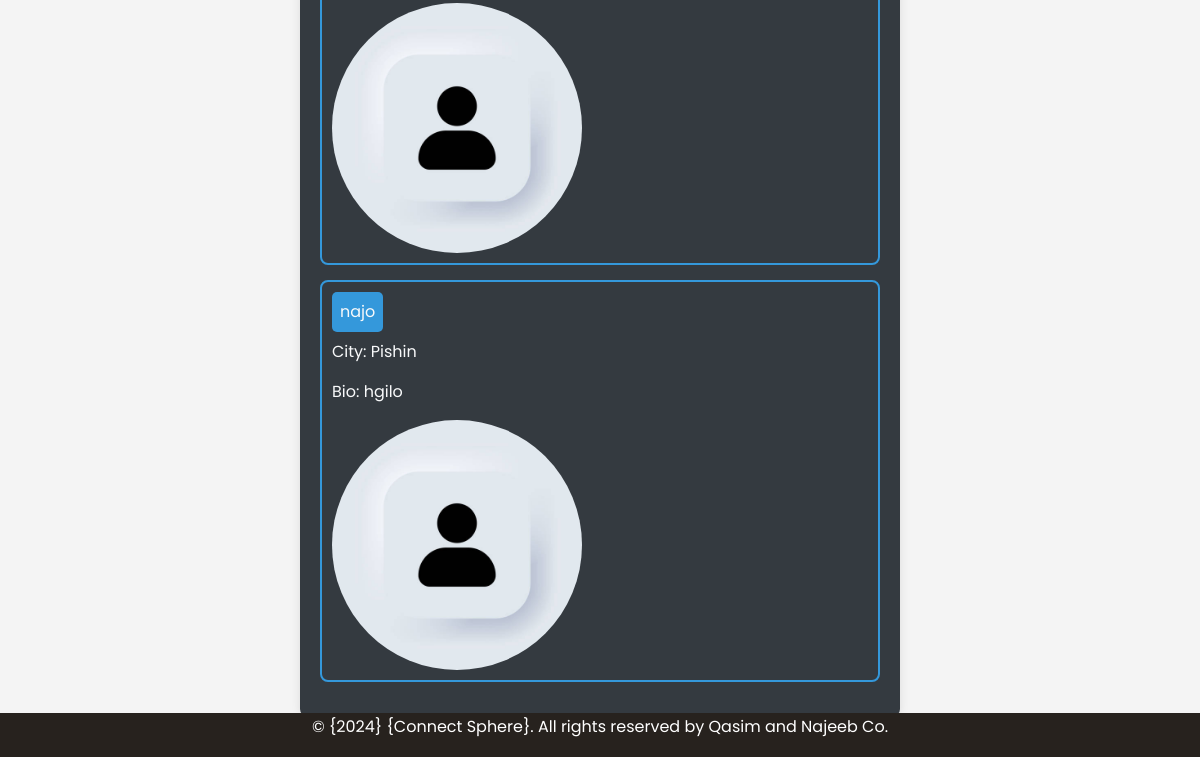
/posts/List_profile/ (lower part), run on an earlier commit of the app's database.
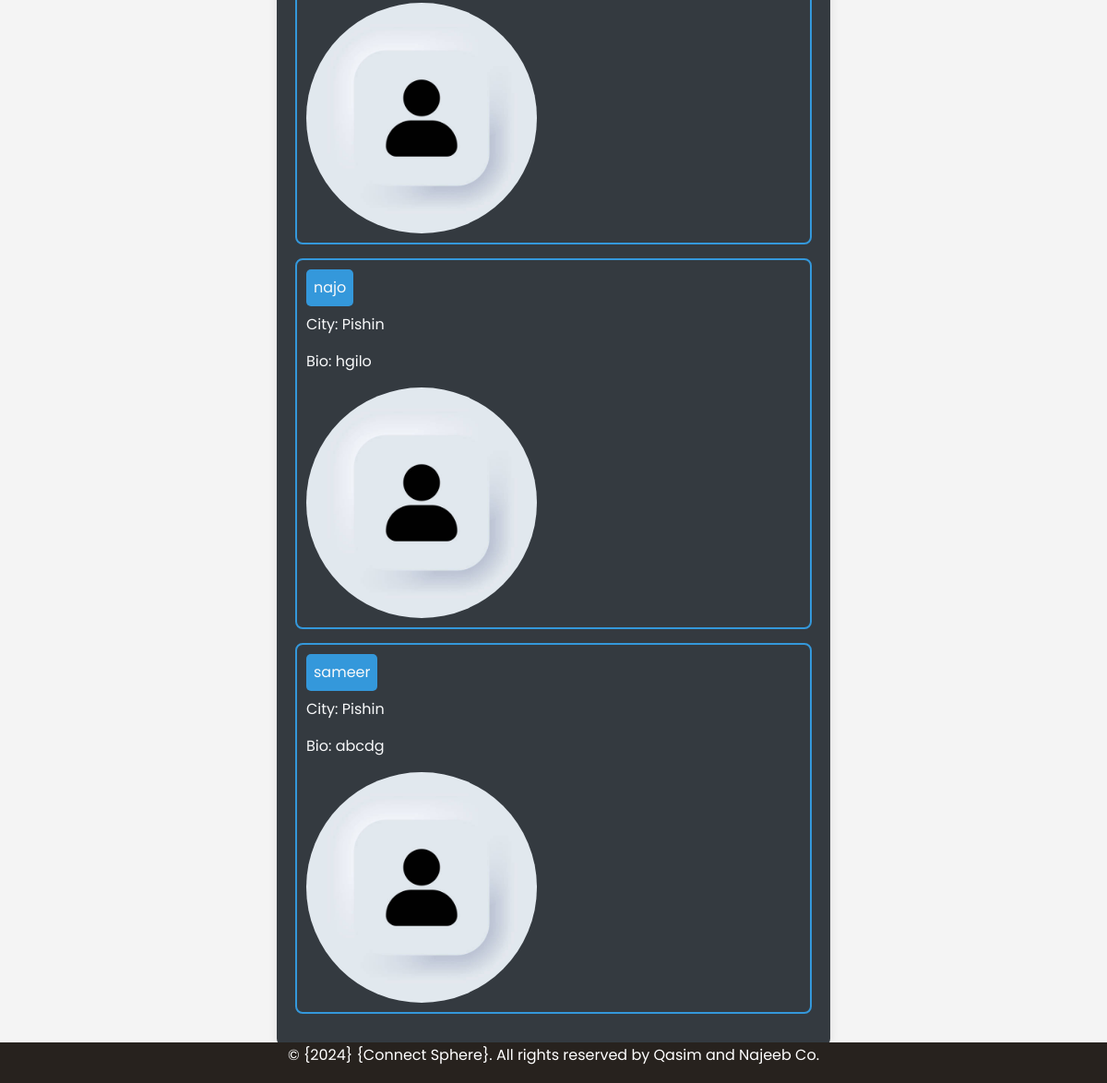
And on a later commit of the database.
### posts/models.py (models this page shows, shortened)
class Profile(models.Model):
    user = models.OneToOneField(User, on_delete= models.CASCADE, default= '11' )
    date_of_birth = models.DateField()
    city = models.CharField(max_length=200)
    bio = models.TextField()
    profile_pic = models.ImageField(upload_to='images/', blank=True, null=True)

### users/models.py (models this page shows)
class User(AbstractUser):
    pass

### posts/views.py (the view)
# urls.py: path('List_profile/',  List_profile.as_view(), name=' List_profile'),
class List_profile(ListView):
    model = Profile
    feilds = '__all__'
    template_name = 'posts/List_profile.html'

### posts/templates/posts/List_profile.html (shortened to what this page needs)
{% extends 'base.html' %}
{% block content %}
<!DOCTYPE html>
<html lang="en">
<head>
</head>
<body>
    <div class="user-list-container bg-dark">
        {% for object in object_list %}
            <div class="user-comment">
                <div class="user-name text-light">{{ object.user }}</div>
                <p class='text-light'>City: {{ object.city }}</p>
                <p class='text-light'>Bio: {{ object.bio | slice:":5" }}</p>
                <img src="/media/{{object.profile_pic}}" style="width: 250px; height: 250px; border-radius: 50%;" alt="user profile image">
            </div>
        {% endfor %}
    </div>
</body>
</html>
{% endblock %}

### templates/base.html (shortened to what this page needs)
{% load static %}
<!DOCTYPE html>
<html lang="en">
<head>
    <link rel="stylesheet" href="https://maxcdn.bootstrapcdn.com/bootstrap/4.0.0/css/bootstrap.min.css"
 />
    <link rel="stylesheet" href="{% static 'css/footer.css' %}">
    <link rel="stylesheet" href="{% static 'css/navbar.css' %}">
    <link href='https://unpkg.com/boxicons@2.1.1/css/boxicons.min.css' rel='stylesheet'>
</head>
<body>
    <main>
        {% block content %}{% endblock %}
    </main>
    <footer style="background-color: #27221e; color: white;">
        <p>&copy; {2024} {Connect Sphere}. All rights reserved by Qasim and Najeeb Co.
    </footer>
</body>
</html>

### static/css/footer.css (style rules this page uses)
body { margin: 0; padding: 0; font-family: Arial, sans-serif; min-height: 100vh; display: flex; flex-direction: column; }
main { flex: 1; padding: 20px; }
footer { background-color: #27221e; color: rgb(240, 239, 239); padding: 2px; text-align: center; position: fixed; bottom: 0; width: 100%; }

### static/css/navbar.css (style rules this page uses)
* { margin: 0; padding: 0; box-sizing: border-box; font-family: 'Poppins', sans-serif; transition: all 0.4s ease;; }
:root { --body-color: #E4E9F7; --nav-color: rgb(33 22 22); --side-nav: #010718; --text-color: #FFF; --search-bar: #F2F2F2; --search-text: #010718; }
body { height: 100vh; background-color: rgba(0, 0, 0, 0.1); }

### posts/templates/posts/List_profile.html (style rules this page uses)
body { background-image: url('https://static.vecteezy.com/system/resources/previews/014/302/734/non_2x/luxury-abstract-banner-template-with-gold-blended-waves-on-black-background-with-copy-space-for-text-shiny-dynamic-light-stripes-futuristic-twisted-lines-design-in-dark-background-wallpaper-website-vector.jpg'); font-family: Arial, sans-serif; background-color: #f4f4f4; margin: 0; padding: 0; box-sizing: border-box; }
.user-list-container { max-width: 600px; margin: 20px auto; padding: 20px; background-color: #fff; border-radius: 8px; box-shadow: 0 0 10px rgba(0, 0, 0, 0.1); }
.user-comment { border: 2px solid #3498db; border-radius: 8px; padding: 10px; margin-bottom: 15px; }
.user-name { background-color: #3498db; color: #fff; padding: 8px; border-radius: 5px; margin-bottom: 8px; display: inline-block; }

What changed in the data, as far as the page shows it:
added Profile: user "sameer", city "Pishin", bio "abcdg", profile_pic (placeholder picture)
